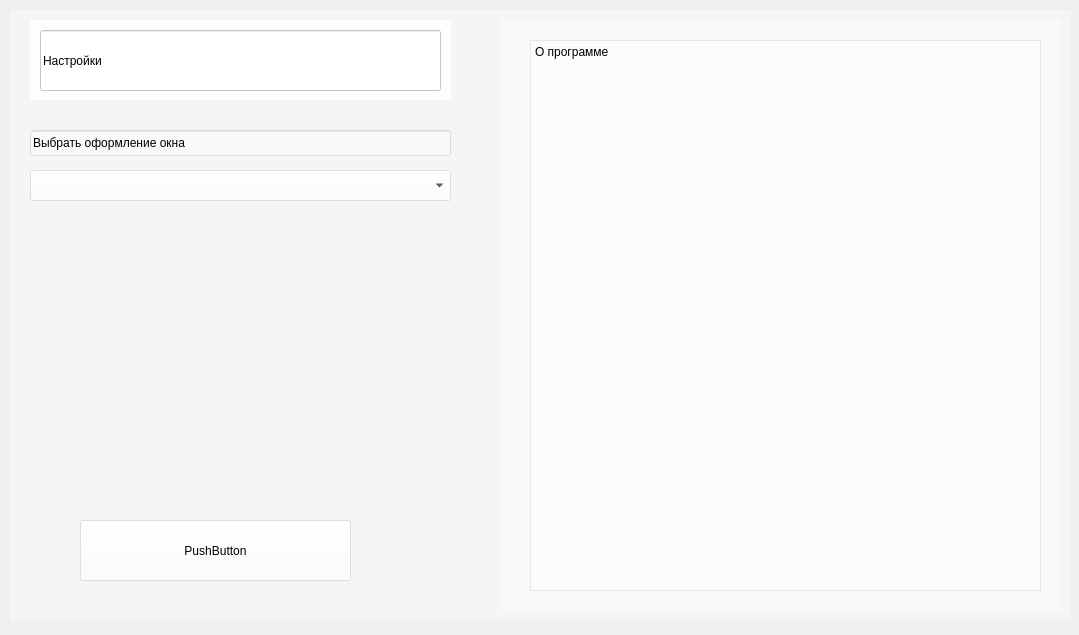
<?xml version="1.0" encoding="UTF-8"?>
<ui version="4.0">
 <class>Settings</class>
 <widget class="QWidget" name="Settings">
  <property name="geometry">
   <rect>
    <x>0</x>
    <y>0</y>
    <width>1079</width>
    <height>635</height>
   </rect>
  </property>
  <property name="windowTitle">
   <string>Form</string>
  </property>
  <property name="windowIcon">
   <iconset resource="resource.qrc">
    <normaloff>:/recouce/image/3951850.png</normaloff>:/recouce/image/3951850.png</iconset>
  </property>
  <property name="styleSheet">
   <string notr="true"/>
  </property>
  <widget class="QWidget" name="widget" native="true">
   <property name="geometry">
    <rect>
     <x>10</x>
     <y>10</y>
     <width>1061</width>
     <height>611</height>
    </rect>
   </property>
   <property name="styleSheet">
    <string notr="true">background-color: rgba(255, 255, 255, 0.4);
</string>
   </property>
   <widget class="QWidget" name="widget_2" native="true">
    <property name="geometry">
     <rect>
      <x>20</x>
      <y>10</y>
      <width>421</width>
      <height>80</height>
     </rect>
    </property>
    <property name="styleSheet">
     <string notr="true">background-color: rgba(255, 255, 255, 0.8);</string>
    </property>
    <widget class="QLineEdit" name="lineEdit">
     <property name="geometry">
      <rect>
       <x>10</x>
       <y>10</y>
       <width>401</width>
       <height>61</height>
      </rect>
     </property>
     <property name="text">
      <string>Настройки</string>
     </property>
    </widget>
   </widget>
   <widget class="QLineEdit" name="lineEdit_2">
    <property name="geometry">
     <rect>
      <x>20</x>
      <y>120</y>
      <width>421</width>
      <height>26</height>
     </rect>
    </property>
    <property name="text">
     <string>Выбрать оформление окна</string>
    </property>
   </widget>
   <widget class="QComboBox" name="comboBox_set">
    <property name="geometry">
     <rect>
      <x>20</x>
      <y>160</y>
      <width>421</width>
      <height>31</height>
     </rect>
    </property>
   </widget>
   <widget class="QWidget" name="widget_3" native="true">
    <property name="geometry">
     <rect>
      <x>490</x>
      <y>10</y>
      <width>561</width>
      <height>591</height>
     </rect>
    </property>
    <widget class="QPlainTextEdit" name="plainTextEdit">
     <property name="geometry">
      <rect>
       <x>30</x>
       <y>20</y>
       <width>511</width>
       <height>551</height>
      </rect>
     </property>
     <property name="plainText">
      <string>О программе</string>
     </property>
    </widget>
   </widget>
   <widget class="QPushButton" name="pushButton_set">
    <property name="geometry">
     <rect>
      <x>70</x>
      <y>510</y>
      <width>271</width>
      <height>61</height>
     </rect>
    </property>
    <property name="text">
     <string>PushButton</string>
    </property>
   </widget>
  </widget>
 </widget>
 <resources>
  <include location="resource.qrc"/>
 </resources>
 <connections/>
</ui>
